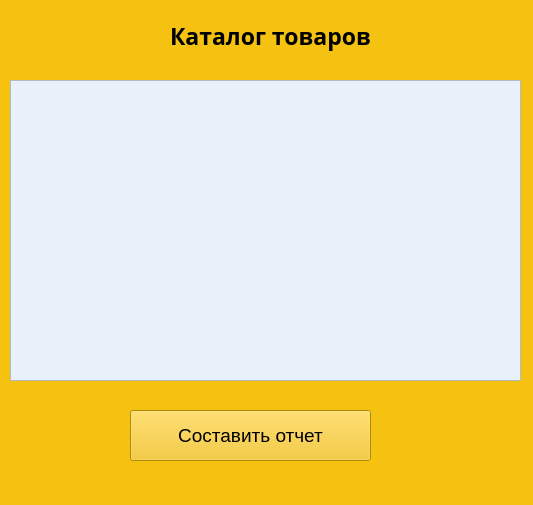
<?xml version="1.0" encoding="UTF-8"?>
<ui version="4.0">
 <class>MainWindow_senior</class>
 <widget class="QMainWindow" name="MainWindow_senior">
  <property name="geometry">
   <rect>
    <x>0</x>
    <y>0</y>
    <width>533</width>
    <height>505</height>
   </rect>
  </property>
  <property name="windowTitle">
   <string>MainWindow</string>
  </property>
  <property name="styleSheet">
   <string notr="true">background-color: rgb(245, 194, 17);</string>
  </property>
  <widget class="QWidget" name="centralwidget">
   <widget class="QPushButton" name="create_report_btn">
    <property name="geometry">
     <rect>
      <x>130</x>
      <y>410</y>
      <width>241</width>
      <height>51</height>
     </rect>
    </property>
    <property name="font">
     <font>
      <pointsize>14</pointsize>
     </font>
    </property>
    <property name="text">
     <string>Составить отчет</string>
    </property>
   </widget>
   <widget class="QLabel" name="title_lbl">
    <property name="geometry">
     <rect>
      <x>170</x>
      <y>10</y>
      <width>271</width>
      <height>51</height>
     </rect>
    </property>
    <property name="font">
     <font>
      <family>Open Sans</family>
      <pointsize>17</pointsize>
      <weight>75</weight>
      <italic>false</italic>
      <bold>true</bold>
     </font>
    </property>
    <property name="styleSheet">
     <string notr="true"/>
    </property>
    <property name="text">
     <string>Каталог товаров</string>
    </property>
   </widget>
   <widget class="QTableView" name="tableView">
    <property name="geometry">
     <rect>
      <x>10</x>
      <y>80</y>
      <width>511</width>
      <height>301</height>
     </rect>
    </property>
    <property name="styleSheet">
     <string notr="true">background-color: rgb(233, 241, 250);</string>
    </property>
   </widget>
  </widget>
 </widget>
 <resources/>
 <connections/>
</ui>
